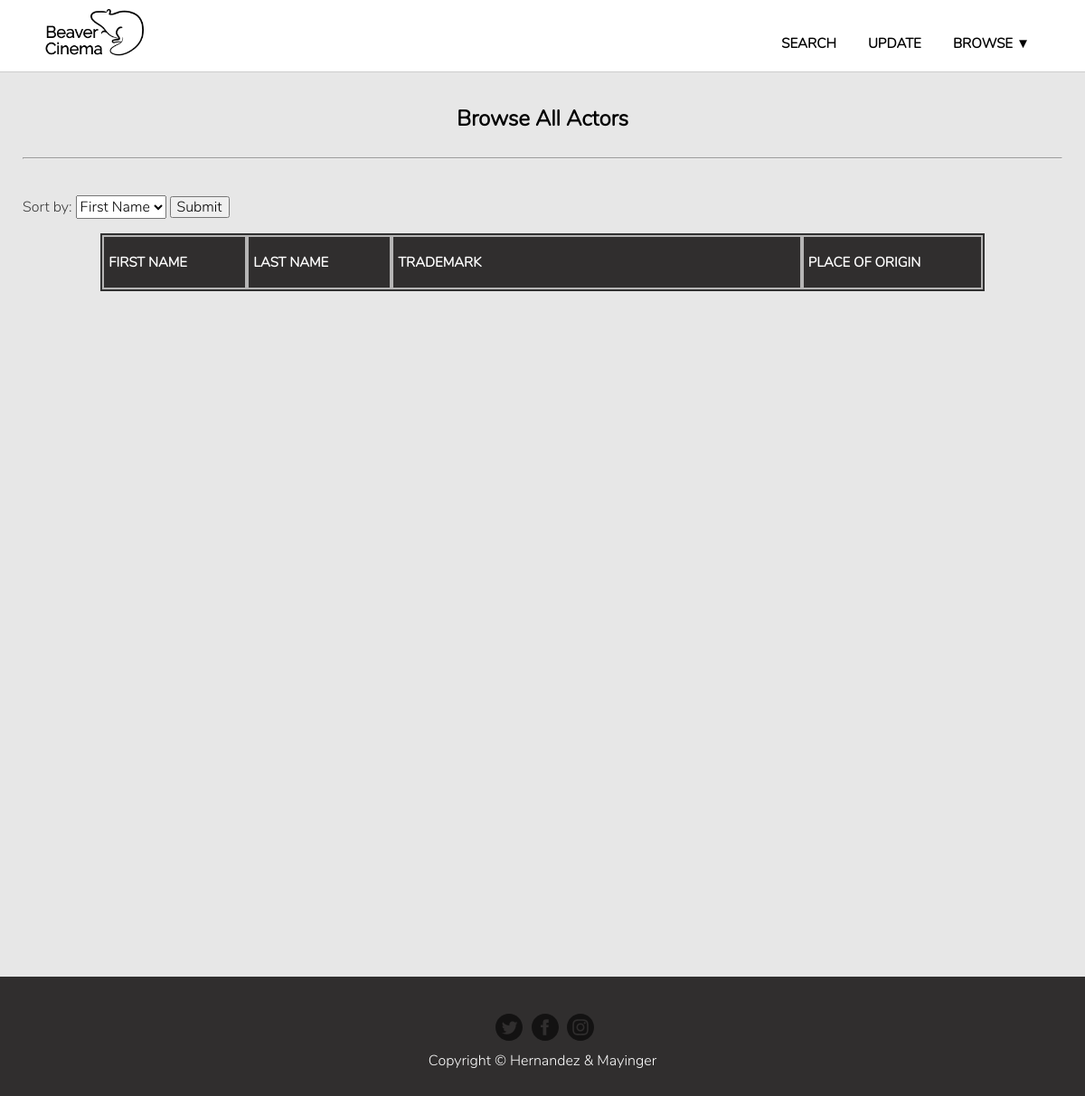
Before: /views/actors.php with the older database file.
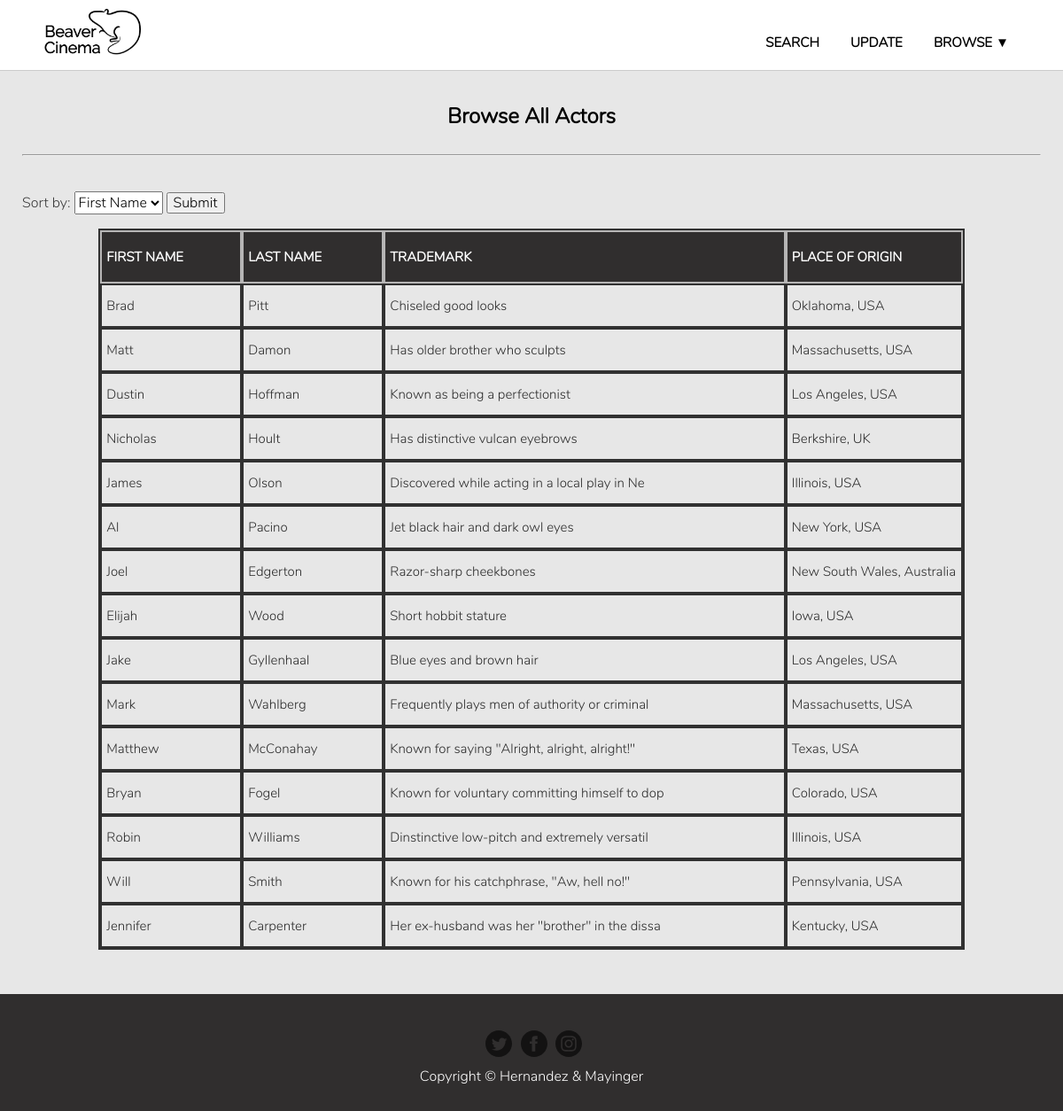
After: the same page with the newer database file.
### tables this page shows
CREATE TABLE `actor` (
	`actor_id` int(11) unsigned NOT NULL AUTO_INCREMENT,
	`first_name` varchar(45) NOT NULL,
	`last_name` varchar(45) NOT NULL,
	`trademark` varchar(45) NOT NULL,
	`birth_location` varchar(45) NOT NULL,
	PRIMARY KEY (`actor_id`),
	KEY `idx_actor_first_name` (`first_name`)
);

### views/actors.php (the view, shortened to what this page needs)
<?php
include("header.php");
include("../backend/db_connection.php");	?>
		<div class="container grid">
			<div class="box title">
				<h2 class="title">Browse All Actors</h2>
				<hr>
			</div>
			<div class="row table">
				<form action="/action_page.php">
					<label for="actor-list">Sort by:</label>
					<select id="actor-list" name="actor-list">
						<option value="action">First Name</option>
					</select>
					<input type="submit" value="Submit">
				</form>
				<?php
					$conn = OpenCon();
					$result = $conn->query("SELECT * FROM actor") or die($conn->error);
				?>
				<table class="actor-table">
					<thead>
						<tr class="header-row">
							<th>First Name</th>
							<th>Last Name</th>
							<th>Trademark</th>
							<th>Place of Origin</th>
						</tr>
					</thead>
					<?php
					while($row = $result->fetch_assoc()):
					?>
					<tr>
						<td><?php echo $row['first_name']; ?></td>
						<td><?php echo $row['last_name']; ?></td>
						<td><?php echo $row['trademark']; ?></td>
						<td><?php echo $row['birth_location']; ?></td>
					</tr>
					<?php endwhile; ?>
				</table>
			</div>
		</div>
	</div>
<?php include("footer.php");	?>

### views/header.php (shortened to what this page needs)
<html lang="en">
<head>
	<link rel="stylesheet" href="../styling/normalize.css">
	<link rel="stylesheet" href="../styling/style.css">
	<link rel="stylesheet" href="https://cdnjs.cloudflare.com/ajax/libs/font-awesome/4.7.0/css/font-awesome.min.css">
</head>
<body>
	<div class="wrap">
		<header class="main-header">
			<div class="container c-header">
			<a href="index.php"><img src="../styling/images/beaver_logo.png" class="logo"></a>
				<ul class="main-nav">
					<li><a href="search.php">Search</a></li>
					<li><a href="update.php">Update</a></li>
					<li class="dropdown">
						<a href="#">Browse &#9660;</a>
					</li>
				</ul>
			</div>
		</header>

### views/footer.php
<footer class="main-footer">
	<div class="container footer-container">
		<ul>
			<li><a href="#" class="social twitter">Twitter</a></li>
			<li><a href="#" class="social facebook">Facebook</a></li>
			<li><a href="#" class="social instagram">Instagram</a></li>
		</ul>
		<span class="copyright">Copyright &copy; Hernandez & Mayinger</span>
	</div>
	</footer>
</body>
</html>

### styling/style.css (style rules this page uses)
* { box-sizing: border-box; }
body { line-height: 1.6; color: #3a3a3a; font-family: 'Varela Round', sans-serif; line-height: 1.6; color: #3a3a3a; background: rgb(48, 46, 46); }
h2, h3, a { color: black; }
h2, h3 { margin-top: 0; }
a { text-decoration: none; }
.logo { height: 75px; padding-top: 10px; }
.name, .main-nav li { text-align: center; background: #fff; margin-top: 6px; margin-bottom: 6px; }
.main-nav { font-size: 0; padding-top: 20px; }
.main-nav li { font-size: 1rem; margin-right: 5px; }
.main-nav a { font-size: .95em; color: black; font-weight: bold; text-transform: uppercase; }
.name a, .main-nav a { padding: 10px 15px; display: block; }
.c-header { padding-left: 1em; padding-right: 1em; display: flex; justify-content: space-between; }
.main-header { background: white; position: fixed; top: 0; left: 0; right: 0; height: 80px; border-bottom: 1.6px solid rgb(204, 204, 204); }
.main-footer { text-align: center; padding-top: 1em; padding-bottom: 2em; background: rgb(48, 46, 46); color: white; height: 100px; }
.main-footer ul li { display: inline-block; }
.footer-container { padding: 25px; }
.dropdown { position: relative; }
a.social { display: inline-block; text-indent: -9999px; margin-left: 5px; margin-bottom: 10px; width: 30px; height: 30px; background-size: 30px 30px; opacity: .6; transition: all .25s; }
a.twitter { background-image: url('images/twitter.svg'); }
a.facebook { background-image: url('images/facebook.svg'); }
a.instagram { background-image: url('images/instagram.svg'); }
@media (min-width: 769px) { .wrap { min-height: 1000px; background-color: rgb(231, 231, 231); } }
@media (min-width: 769px) { .container { width: 100%; max-width: 1150px; margin: 0 auto; } }
@media (min-width: 769px) { .name, .main-nav, .main-nav li { display: inline-block; } }
.grid { display: grid; grid-template-columns: 1fr; grid-gap: 0.5em; justify-items:stretch; align-items:stretch; padding-bottom: 50px; margin-top: 80px; }
.title { margin-bottom: 1.5rem; margin-top: 1rem; text-align: center; }
table { width: 85%; table-layout: fixed; padding: 0; border-spacing: 0; border: 2px solid rgb(49, 49, 49); margin: 0 auto; }
.header-row { height: 60px; }
th { text-align: left; padding: 5px 5px; font-size: 15px; color: #fff; text-transform: uppercase; background: rgb(48, 46, 46); border: 2px solid rgb(182, 181, 181); }
td { padding: 5px; text-align: left; vertical-align:middle; font-weight: 300; font-size: 15px; color: rgb(43, 43, 43); border-bottom: solid 1px rgba(255,255,255,0.1); line-height: 20px; border: 2px solid rgb(49, 49, 49); }
tr { height: 50px; }
.actor-table td:nth-child(1), .actor-table th:nth-child(1), .actor-table th:nth-child(2), .actor-table th:nth-child(2) { width: 160px; }
.actor-table th:nth-child(4), .actor-table th:nth-child(4) { width: 200px; }

Changed rows visible on the page:
added actor: first_name "Brad", last_name "Pitt", trademark "Chiseled good looks", birth_location "Oklahoma, USA"
added actor: first_name "Matt", last_name "Damon", trademark "Has older brother who sculpts", birth_location "Massachusetts, USA"
added actor: first_name "Dustin", last_name "Hoffman", trademark "Known as being a perfectionist", birth_location "Los Angeles, USA"
added actor: first_name "Nicholas", last_name "Hoult", trademark "Has distinctive vulcan eyebrows", birth_location "Berkshire, UK"
added actor: first_name "James", last_name "Olson", trademark "Discovered while acting in a local play in Ne", birth_location "Illinois, USA"
added actor: first_name "Al", last_name "Pacino", trademark "Jet black hair and dark owl eyes", birth_location "New York, USA"
added actor: first_name "Joel", last_name "Edgerton", trademark "Razor-sharp cheekbones", birth_location "New South Wales, Australia"
added actor: first_name "Elijah", last_name "Wood", trademark "Short hobbit stature", birth_location "Iowa, USA"
added actor: first_name "Jake", last_name "Gyllenhaal", trademark "Blue eyes and brown hair", birth_location "Los Angeles, USA"
added actor: first_name "Mark", last_name "Wahlberg", trademark "Frequently plays men of authority or criminal", birth_location "Massachusetts, USA"
added actor: first_name "Matthew", last_name "McConahay", trademark "Known for saying \"Alright, alright, alright!\"", birth_location "Texas, USA"
added actor: first_name "Bryan", last_name "Fogel", trademark "Known for voluntary committing himself to dop", birth_location "Colorado, USA"
added actor: first_name "Robin", last_name "Williams", trademark "Dinstinctive low-pitch and extremely versatil", birth_location "Illinois, USA"
added actor: first_name "Will", last_name "Smith", trademark "Known for his catchphrase, \"Aw, hell no!\"", birth_location "Pennsylvania, USA"
added actor: first_name "Jennifer", last_name "Carpenter", trademark "Her ex-husband was her \"brother\" in the dissa", birth_location "Kentucky, USA"
